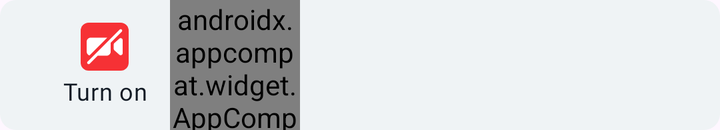
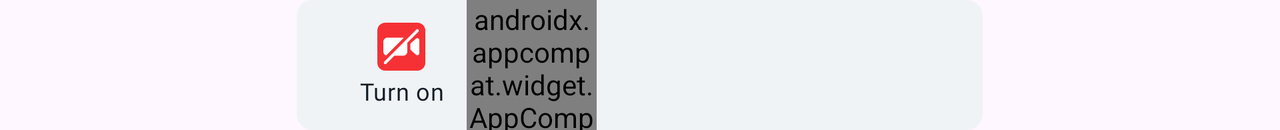

An Android layout and its configuration variant, each rendered on a device that would load it. The default file and the variant file are quoted in full after the pictures.
<!-- AndroidManifest.xml: application theme Theme.DailySdkDemo -->
<!-- res/layout/bottom_layout.xml -->
<?xml version="1.0" encoding="utf-8"?>
<layout xmlns:android="http://schemas.android.com/apk/res/android"
    xmlns:app="http://schemas.android.com/apk/res-auto"
    xmlns:tools="http://schemas.android.com/tools">

    <RelativeLayout
        android:id="@+id/bottomToolsLayout"
        android:layout_width="match_parent"
        android:layout_height="@dimen/dimen_65dp"
        android:background="@drawable/bg_rounded"
        android:backgroundTint="@color/options_bg_color"
        android:orientation="horizontal"
        android:paddingHorizontal="@dimen/dimen_20dp">

        <androidx.appcompat.widget.AppCompatToggleButton
            android:id="@+id/cameraToggleButton"
            style="@style/TextAppearance.BodyMedium.Regular"
            android:layout_width="@dimen/dimen_65dp"
            android:layout_height="wrap_content"
            android:layout_centerVertical="true"
            android:background="@android:color/transparent"
            android:drawablePadding="@dimen/dimen_4dp"
            android:minWidth="0dp"
            android:minHeight="0dp"
            android:text="@string/turn_off"
            android:textOff="@string/turn_on"
            android:textOn="@string/turn_off"
            android:textSize="@dimen/dimen_12sp"
            app:drawableTopCompat="@drawable/toggle_button_camera_icon" />

        <androidx.appcompat.widget.AppCompatToggleButton
            android:id="@+id/microphoneToggleButton"
            style="@style/TextAppearance.BodyMedium.Regular"
            android:layout_width="@dimen/dimen_65dp"
            android:layout_height="wrap_content"
            android:layout_centerVertical="true"
            android:layout_toEndOf="@id/cameraToggleButton"
            android:background="@drawable/bg_ripple"
            android:drawablePadding="@dimen/dimen_6dp"
            android:minWidth="0dp"
            android:minHeight="0dp"
            android:text="@string/mute"
            android:textOff="@string/un_mute"
            android:textOn="@string/mute"
            android:textSize="@dimen/dimen_12sp"
            app:drawableTopCompat="@drawable/toggle_button_mic_icon" />

        <TextView
            android:id="@+id/tv_more"
            style="@style/TextAppearance.BodyMedium.Regular"
            android:layout_width="wrap_content"
            android:layout_height="wrap_content"
            android:layout_alignParentEnd="true"
            android:layout_centerVertical="true"
            android:drawablePadding="@dimen/dimen_4dp"
            android:text="@string/more"
            android:textSize="@dimen/dimen_12sp"
            android:visibility="invisible"
            app:drawableTopCompat="@drawable/ic_more"
            tools:ignore="RelativeOverlap" />

    </RelativeLayout>

</layout>
<!-- resources referenced by this layout -->
<resources>
  <color name="options_bg_color">#EFF3F5</color>
  <dimen name="dimen_12sp">12sp</dimen>
  <dimen name="dimen_20dp">20dp</dimen>
  <dimen name="dimen_4dp">4dp</dimen>
  <dimen name="dimen_65dp">65dp</dimen>
  <dimen name="dimen_6dp">6dp</dimen>
  <!-- drawable bg_ripple (drawable) -->
  <?xml version="1.0" encoding="utf-8"?>
  <ripple xmlns:android="http://schemas.android.com/apk/res/android"
      android:color="@android:color/darker_gray">
      <item >
          <shape android:shape="rectangle">
              <solid android:color="@android:color/transparent" />
          </shape>
      </item>
  </ripple>
  <!-- drawable bg_rounded (drawable) -->
  <?xml version="1.0" encoding="utf-8"?>
  <selector xmlns:android="http://schemas.android.com/apk/res/android">
      <item>
          <shape>
              <corners android:radius="@dimen/dimen_8dp" />
          </shape>
      </item>
  </selector>
  <!-- drawable toggle_button_camera_icon (drawable) -->
  <?xml version="1.0" encoding="utf-8"?>
  <selector xmlns:android="http://schemas.android.com/apk/res/android">
  
      <item
          android:state_checked="true"
          android:drawable="@drawable/ic_camera" />
  
      <item
          android:state_checked="false"
          android:drawable="@drawable/ic_camera_off" />
  
  </selector>
  <!-- drawable toggle_button_mic_icon (drawable) -->
  <?xml version="1.0" encoding="utf-8"?>
  <selector xmlns:android="http://schemas.android.com/apk/res/android">
  
      <item
          android:state_checked="true"
          android:drawable="@drawable/ic_microphone" />
  
      <item
          android:state_checked="false"
          android:drawable="@drawable/ic_mute" />
  
  </selector>
  <string name="more">More</string>
  <string name="mute">Mute</string>
  <string name="turn_off">Turn off</string>
  <string name="turn_on">Turn on</string>
  <string name="un_mute">Unmute</string>
  <style name="TextAppearance.BodyMedium.Regular" parent="@style/TextAppearance.Material3.BodyMedium">
          <item name="fontFamily">@font/graphik_regular</item>
          <item name="android:textColor">@color/eerie_black</item>
          <item name="android:includeFontPadding">false</item>
      </style>
  <style name="Theme.DailySdkDemo" parent="Base.Theme.DailySdkDemo" />
  <dimen name="dimen_8dp">8dp</dimen>
  <!-- drawable ic_camera (drawable) -->
  <vector xmlns:android="http://schemas.android.com/apk/res/android"
      android:width="24dp"
      android:height="24dp"
      android:viewportWidth="24"
      android:viewportHeight="24">
    <path
        android:pathData="M5,7.5C3.895,7.5 3,8.395 3,9.5V14.5C3,15.605 3.895,16.5 5,16.5H13C14.105,16.5 15,15.605 15,14.5V9.5C15,8.395 14.105,7.5 13,7.5H5ZM16.5,10.949C16.5,10.663 16.622,10.391 16.836,10.202L19.336,7.979C19.98,7.406 21,7.864 21,8.727V15.273C21,16.136 19.98,16.594 19.336,16.021L16.836,13.798C16.622,13.609 16.5,13.337 16.5,13.051V10.949Z"
        android:fillColor="#121A24"
        android:fillType="evenOdd"/>
  </vector>
  <color name="eerie_black">#121A24</color>
  <style name="Base.Theme.DailySdkDemo" parent="Theme.Material3.DayNight.NoActionBar">
          
          
          
          <item name="colorPrimary">@color/black</item>
          <item name="colorPrimaryVariant">@color/black</item>
          <item name="colorOnPrimary">@color/black</item>
          
          <item name="colorSecondary">@color/teal_200</item>
          <item name="colorSecondaryVariant">@color/teal_700</item>
          <item name="colorOnSecondary">@color/white</item>
          
          <item name="android:statusBarColor">?attr/colorPrimaryVariant</item>
          
      </style>
  <color name="black">#FF000000</color>
  <color name="teal_200">#FF03DAC5</color>
  <color name="teal_700">#FF018786</color>
  <color name="white">#FFFFFFFF</color>
</resources>
<!-- res/layout-land/bottom_layout.xml (the repository's variant of the layout above) -->
<!-- drawn on the phone turned sideways -->
<?xml version="1.0" encoding="utf-8"?>
<layout xmlns:android="http://schemas.android.com/apk/res/android"
    xmlns:app="http://schemas.android.com/apk/res-auto"
    xmlns:tools="http://schemas.android.com/tools">

    <LinearLayout
        android:id="@+id/bottomLL"
        android:layout_width="match_parent"
        android:layout_height="wrap_content"
        android:gravity="center">

        <LinearLayout
            android:id="@+id/bottomToolsLinearLayout"
            android:layout_width="@dimen/dimen_343dp"
            android:layout_height="wrap_content"
            android:gravity="center"
            tools:ignore="UselessParent">

            <RelativeLayout
                android:id="@+id/bottomToolsLayout"
                android:layout_width="wrap_content"
                android:layout_height="@dimen/dimen_65dp"
                android:background="@drawable/bg_rounded"
                android:backgroundTint="@color/options_bg_color"
                android:orientation="horizontal"
                android:paddingHorizontal="@dimen/dimen_20dp"
                tools:ignore="UselessParent">

                <androidx.appcompat.widget.AppCompatToggleButton
                    android:id="@+id/cameraToggleButton"
                    style="@style/TextAppearance.BodyMedium.Regular"
                    android:layout_width="@dimen/dimen_65dp"
                    android:layout_height="wrap_content"
                    android:layout_centerVertical="true"
                    android:background="@android:color/transparent"
                    android:drawablePadding="@dimen/dimen_4dp"
                    android:enabled="false"
                    android:minWidth="0dp"
                    android:minHeight="0dp"
                    android:text="@string/turn_off"
                    android:textOff="@string/turn_on"
                    android:textOn="@string/turn_off"
                    android:textSize="@dimen/dimen_12sp"
                    app:drawableTopCompat="@drawable/toggle_button_camera_icon" />

                <androidx.appcompat.widget.AppCompatToggleButton
                    android:id="@+id/microphoneToggleButton"
                    style="@style/TextAppearance.BodyMedium.Regular"
                    android:layout_width="@dimen/dimen_65dp"
                    android:layout_height="wrap_content"
                    android:layout_centerVertical="true"
                    android:layout_toEndOf="@id/cameraToggleButton"
                    android:background="@drawable/bg_ripple"
                    android:drawablePadding="@dimen/dimen_6dp"
                    android:enabled="false"
                    android:minWidth="0dp"
                    android:minHeight="0dp"
                    android:text="@string/mute"
                    android:textOff="@string/un_mute"
                    android:textOn="@string/mute"
                    android:textSize="@dimen/dimen_12sp"
                    app:drawableTopCompat="@drawable/toggle_button_mic_icon" />

                <TextView
                    android:id="@+id/tv_more"
                    style="@style/TextAppearance.BodyMedium.Regular"
                    android:layout_width="wrap_content"
                    android:layout_height="wrap_content"
                    android:layout_alignParentEnd="true"
                    android:layout_centerVertical="true"
                    android:drawablePadding="@dimen/dimen_4dp"
                    android:text="@string/more"
                    android:textSize="@dimen/dimen_12sp"
                    android:visibility="invisible"
                    app:drawableTopCompat="@drawable/ic_more"
                    tools:ignore="RelativeOverlap" />

            </RelativeLayout>

        </LinearLayout>

    </LinearLayout>

</layout>
<!-- resources referenced by the variant -->
<!-- as the phone turned sideways resolves them -->
<resources>
  <color name="options_bg_color">#EFF3F5</color>
  <dimen name="dimen_12sp">12sp</dimen>
  <dimen name="dimen_20dp">20dp</dimen>
  <dimen name="dimen_343dp">343dp</dimen>
  <dimen name="dimen_4dp">4dp</dimen>
  <dimen name="dimen_65dp">65dp</dimen>
  <dimen name="dimen_6dp">6dp</dimen>
  <!-- drawable bg_ripple (drawable) -->
  <?xml version="1.0" encoding="utf-8"?>
  <ripple xmlns:android="http://schemas.android.com/apk/res/android"
      android:color="@android:color/darker_gray">
      <item >
          <shape android:shape="rectangle">
              <solid android:color="@android:color/transparent" />
          </shape>
      </item>
  </ripple>
  <!-- drawable bg_rounded (drawable) -->
  <?xml version="1.0" encoding="utf-8"?>
  <selector xmlns:android="http://schemas.android.com/apk/res/android">
      <item>
          <shape>
              <corners android:radius="@dimen/dimen_8dp" />
          </shape>
      </item>
  </selector>
  <!-- drawable toggle_button_camera_icon (drawable) -->
  <?xml version="1.0" encoding="utf-8"?>
  <selector xmlns:android="http://schemas.android.com/apk/res/android">
  
      <item
          android:state_checked="true"
          android:drawable="@drawable/ic_camera" />
  
      <item
          android:state_checked="false"
          android:drawable="@drawable/ic_camera_off" />
  
  </selector>
  <!-- drawable toggle_button_mic_icon (drawable) -->
  <?xml version="1.0" encoding="utf-8"?>
  <selector xmlns:android="http://schemas.android.com/apk/res/android">
  
      <item
          android:state_checked="true"
          android:drawable="@drawable/ic_microphone" />
  
      <item
          android:state_checked="false"
          android:drawable="@drawable/ic_mute" />
  
  </selector>
  <string name="more">More</string>
  <string name="mute">Mute</string>
  <string name="turn_off">Turn off</string>
  <string name="turn_on">Turn on</string>
  <string name="un_mute">Unmute</string>
  <style name="TextAppearance.BodyMedium.Regular" parent="@style/TextAppearance.Material3.BodyMedium">
          <item name="fontFamily">@font/graphik_regular</item>
          <item name="android:textColor">@color/eerie_black</item>
          <item name="android:includeFontPadding">false</item>
      </style>
  <style name="Theme.DailySdkDemo" parent="Base.Theme.DailySdkDemo" />
  <dimen name="dimen_8dp">8dp</dimen>
  <!-- drawable ic_camera (drawable) -->
  <vector xmlns:android="http://schemas.android.com/apk/res/android"
      android:width="24dp"
      android:height="24dp"
      android:viewportWidth="24"
      android:viewportHeight="24">
    <path
        android:pathData="M5,7.5C3.895,7.5 3,8.395 3,9.5V14.5C3,15.605 3.895,16.5 5,16.5H13C14.105,16.5 15,15.605 15,14.5V9.5C15,8.395 14.105,7.5 13,7.5H5ZM16.5,10.949C16.5,10.663 16.622,10.391 16.836,10.202L19.336,7.979C19.98,7.406 21,7.864 21,8.727V15.273C21,16.136 19.98,16.594 19.336,16.021L16.836,13.798C16.622,13.609 16.5,13.337 16.5,13.051V10.949Z"
        android:fillColor="#121A24"
        android:fillType="evenOdd"/>
  </vector>
  <color name="eerie_black">#121A24</color>
  <style name="Base.Theme.DailySdkDemo" parent="Theme.Material3.DayNight.NoActionBar">
          
          
          
          <item name="colorPrimary">@color/black</item>
          <item name="colorPrimaryVariant">@color/black</item>
          <item name="colorOnPrimary">@color/black</item>
          
          <item name="colorSecondary">@color/teal_200</item>
          <item name="colorSecondaryVariant">@color/teal_700</item>
          <item name="colorOnSecondary">@color/white</item>
          
          <item name="android:statusBarColor">?attr/colorPrimaryVariant</item>
          
      </style>
  <color name="black">#FF000000</color>
  <color name="teal_200">#FF03DAC5</color>
  <color name="teal_700">#FF018786</color>
  <color name="white">#FFFFFFFF</color>
</resources>
